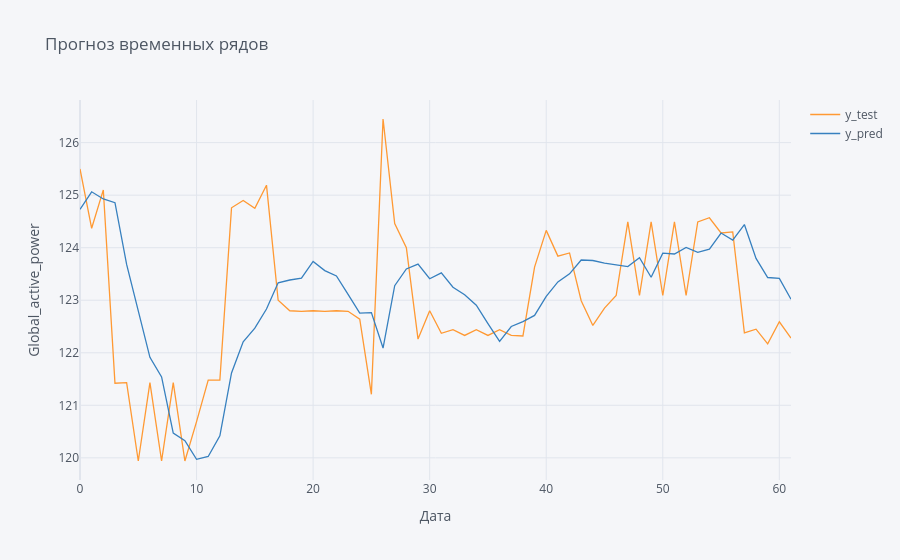

The notebook cell saved with this chart:
### Code cell
y_test_df.iplot(title='Прогноз временных рядов', xTitle='Дата', yTitle='Global_active_power')

### Figure 1 — Plotly figure (JSON) as saved in the notebook; plotly's stock layout.template omitted (floating-point values rounded to 4 significant figures)
{"data": [{"line": {"color": "rgba(255, 153, 51, 1.0)", "dash": "solid", "shape": "linear", "width": 1.3}, "mode": "lines", "name": "y_test", "text": "", "x": [0, 1, 2, 3, 4, 5, 6, 7, 8, 9, 10, 11, 12, 13, 14, 15, 16, 17, 18, 19, 20, 21, 22, 23, 24, 25, 26, 27, 28, 29, 30, 31, 32, 33, 34, 35, 36, 37, 38, 39, 40, 41, 42, 43, 44, 45, 46, 47, 48, 49, 50, 51, 52, 53, 54, 55, 56, 57, 58, 59, 60, 61], "y": [125.5, 124.4, 125.1, 121.4, 121.4, 119.9, 121.4, 119.9, 121.4, 119.9, 120.7, 121.5, 121.5, 124.8, 124.9, 124.8, 125.2, 123.0, 122.8, 122.8, 122.8, 122.8, 122.8, 122.8, 122.6, 121.2, 126.4, 124.5, 124.0, 122.3, 122.8, 122.4, 122.4, 122.3, 122.4, 122.3, 122.4, 122.3, 122.3, 123.6, 124.3, 123.8, 123.9, 123.0, 122.5, 122.8, 123.1, 124.5, 123.1, 124.5, 123.1, 124.5, 123.1, 124.5, 124.6, 124.3, 124.3, 122.4, 122.4, 122.2, 122.6, 122.3], "type": "scatter"}, {"line": {"color": "rgba(55, 128, 191, 1.0)", "dash": "solid", "shape": "linear", "width": 1.3}, "mode": "lines", "name": "y_pred", "text": "", "x": [0, 1, 2, 3, 4, 5, 6, 7, 8, 9, 10, 11, 12, 13, 14, 15, 16, 17, 18, 19, 20, 21, 22, 23, 24, 25, 26, 27, 28, 29, 30, 31, 32, 33, 34, 35, 36, 37, 38, 39, 40, 41, 42, 43, 44, 45, 46, 47, 48, 49, 50, 51, 52, 53, 54, 55, 56, 57, 58, 59, 60, 61], "y": [124.7, 125.1, 124.9, 124.9, 123.7, 122.8, 121.9, 121.5, 120.5, 120.3, 120.0, 120.0, 120.4, 121.6, 122.2, 122.5, 122.8, 123.3, 123.4, 123.4, 123.7, 123.6, 123.5, 123.1, 122.8, 122.8, 122.1, 123.3, 123.6, 123.7, 123.4, 123.5, 123.2, 123.1, 122.9, 122.6, 122.2, 122.5, 122.6, 122.7, 123.1, 123.3, 123.5, 123.8, 123.8, 123.7, 123.7, 123.6, 123.8, 123.4, 123.9, 123.9, 124.0, 123.9, 124.0, 124.3, 124.1, 124.4, 123.8, 123.4, 123.4, 123.0], "type": "scatter"}], "layout": {"legend": {"bgcolor": "#F5F6F9", "font": {"color": "#4D5663"}}, "paper_bgcolor": "#F5F6F9", "plot_bgcolor": "#F5F6F9", "title": {"font": {"color": "#4D5663"}, "text": "Прогноз временных рядов"}, "xaxis": {"gridcolor": "#E1E5ED", "showgrid": true, "tickfont": {"color": "#4D5663"}, "title": {"font": {"color": "#4D5663"}, "text": "Дата"}, "zerolinecolor": "#E1E5ED"}, "yaxis": {"gridcolor": "#E1E5ED", "showgrid": true, "tickfont": {"color": "#4D5663"}, "title": {"font": {"color": "#4D5663"}, "text": "Global_active_power"}, "zerolinecolor": "#E1E5ED"}}}
